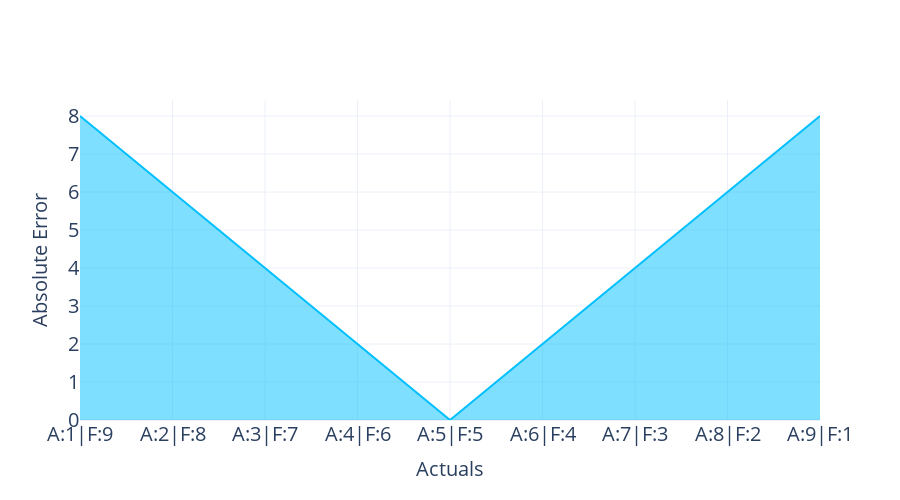
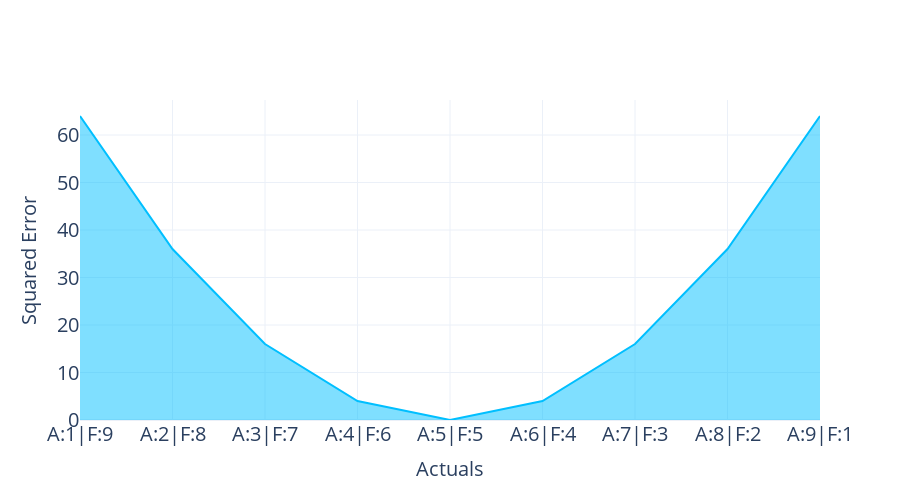
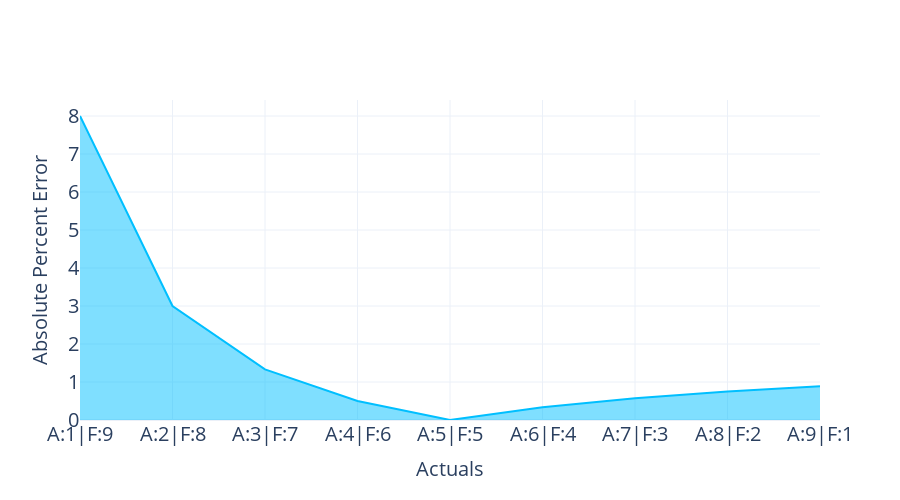
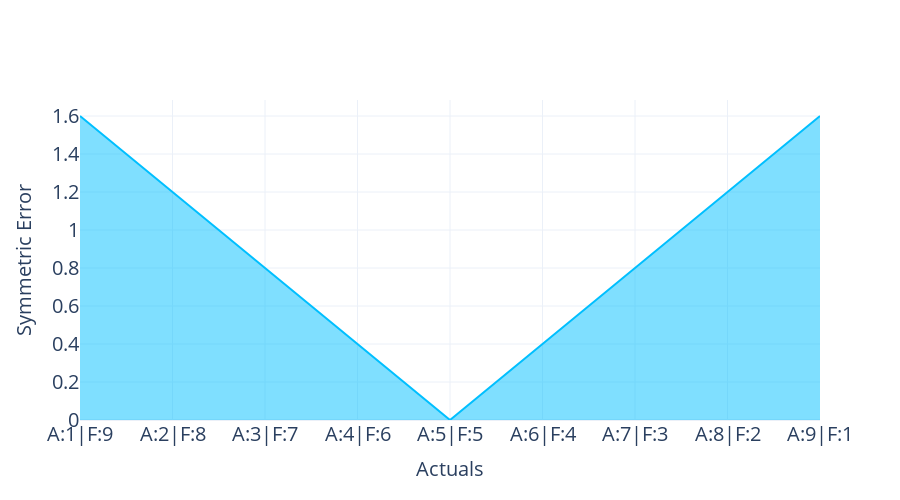

Source (notebook cell) for these figures, in order:
### Code cell
diagonal_df = res_df[(res_df.actuals+res_df.forecast)==10]
for metric in intrinsic_metrics:
    display_metric = metric.replace("_"," ").title()
    fig = px.area(diagonal_df, x="actuals", y=metric, title="<b>"+display_metric+"</b>",template="plotly_white", color_discrete_sequence=["DeepSkyBlue"])
    fig = format_plot(fig, legends=None, xlabel="Actuals", ylabel=display_metric, title="", font_size=20, title_font_size=24)
    fig.update_layout(
        xaxis = dict(
            tickmode = 'array',
            tickvals=[i for i in diagonal_df.actuals],
            ticktext = [f"A:{i}|F:{10-i}" for i in diagonal_df.actuals]
        )
    )
    fig.write_image(f"imgs/chapter_19/{metric}_complementarity.png")

    fig.show()

### Figure 1 — Plotly figure (JSON) as saved in the notebook; plotly's stock layout.template omitted (floating-point values rounded to 4 significant figures)
{"data": [{"fillpattern": {"shape": ""}, "hovertemplate": "actuals=%{x}<br>absolute_error=%{y}<extra></extra>", "legendgroup": "", "line": {"color": "DeepSkyBlue"}, "marker": {"symbol": "circle"}, "mode": "lines", "name": "", "orientation": "v", "showlegend": false, "stackgroup": "1", "type": "scatter", "x": [1, 2, 3, 4, 5, 6, 7, 8, 9], "xaxis": "x", "y": [8, 6, 4, 2, 0, 2, 4, 6, 8], "yaxis": "y"}], "layout": {"autosize": false, "height": 500, "legend": {"font": {"size": 20}, "orientation": "h", "title": {}, "tracegroupgap": 0, "x": 1, "xanchor": "right", "y": 0.9, "yanchor": "bottom"}, "title": {"font": {"size": 24}, "text": "", "x": 0.5, "xanchor": "center", "yanchor": "top"}, "width": 900, "xaxis": {"anchor": "y", "domain": [0, 1], "tickfont": {"size": 20}, "tickmode": "array", "ticktext": ["A:1|F:9", "A:2|F:8", "A:3|F:7", "A:4|F:6", "A:5|F:5", "A:6|F:4", "A:7|F:3", "A:8|F:2", "A:9|F:1"], "tickvals": [1, 2, 3, 4, 5, 6, 7, 8, 9], "title": {"font": {"size": 20}, "text": "Actuals"}}, "yaxis": {"anchor": "x", "domain": [0, 1], "tickfont": {"size": 20}, "title": {"font": {"size": 20}, "text": "Absolute Error"}}}}

### Figure 2 — Plotly figure (JSON) as saved in the notebook; plotly's stock layout.template omitted (floating-point values rounded to 4 significant figures)
{"data": [{"fillpattern": {"shape": ""}, "hovertemplate": "actuals=%{x}<br>squared_error=%{y}<extra></extra>", "legendgroup": "", "line": {"color": "DeepSkyBlue"}, "marker": {"symbol": "circle"}, "mode": "lines", "name": "", "orientation": "v", "showlegend": false, "stackgroup": "1", "type": "scatter", "x": [1, 2, 3, 4, 5, 6, 7, 8, 9], "xaxis": "x", "y": [64, 36, 16, 4, 0, 4, 16, 36, 64], "yaxis": "y"}], "layout": {"autosize": false, "height": 500, "legend": {"font": {"size": 20}, "orientation": "h", "title": {}, "tracegroupgap": 0, "x": 1, "xanchor": "right", "y": 0.9, "yanchor": "bottom"}, "title": {"font": {"size": 24}, "text": "", "x": 0.5, "xanchor": "center", "yanchor": "top"}, "width": 900, "xaxis": {"anchor": "y", "domain": [0, 1], "tickfont": {"size": 20}, "tickmode": "array", "ticktext": ["A:1|F:9", "A:2|F:8", "A:3|F:7", "A:4|F:6", "A:5|F:5", "A:6|F:4", "A:7|F:3", "A:8|F:2", "A:9|F:1"], "tickvals": [1, 2, 3, 4, 5, 6, 7, 8, 9], "title": {"font": {"size": 20}, "text": "Actuals"}}, "yaxis": {"anchor": "x", "domain": [0, 1], "tickfont": {"size": 20}, "title": {"font": {"size": 20}, "text": "Squared Error"}}}}

### Figure 3 — Plotly figure (JSON) as saved in the notebook; plotly's stock layout.template omitted (floating-point values rounded to 4 significant figures)
{"data": [{"fillpattern": {"shape": ""}, "hovertemplate": "actuals=%{x}<br>absolute_percent_error=%{y}<extra></extra>", "legendgroup": "", "line": {"color": "DeepSkyBlue"}, "marker": {"symbol": "circle"}, "mode": "lines", "name": "", "orientation": "v", "showlegend": false, "stackgroup": "1", "type": "scatter", "x": [1, 2, 3, 4, 5, 6, 7, 8, 9], "xaxis": "x", "y": [8, 3, 1.333, 0.5, 0, 0.3333, 0.5714, 0.75, 0.8889], "yaxis": "y"}], "layout": {"autosize": false, "height": 500, "legend": {"font": {"size": 20}, "orientation": "h", "title": {}, "tracegroupgap": 0, "x": 1, "xanchor": "right", "y": 0.9, "yanchor": "bottom"}, "title": {"font": {"size": 24}, "text": "", "x": 0.5, "xanchor": "center", "yanchor": "top"}, "width": 900, "xaxis": {"anchor": "y", "domain": [0, 1], "tickfont": {"size": 20}, "tickmode": "array", "ticktext": ["A:1|F:9", "A:2|F:8", "A:3|F:7", "A:4|F:6", "A:5|F:5", "A:6|F:4", "A:7|F:3", "A:8|F:2", "A:9|F:1"], "tickvals": [1, 2, 3, 4, 5, 6, 7, 8, 9], "title": {"font": {"size": 20}, "text": "Actuals"}}, "yaxis": {"anchor": "x", "domain": [0, 1], "tickfont": {"size": 20}, "title": {"font": {"size": 20}, "text": "Absolute Percent Error"}}}}

### Figure 4 — Plotly figure (JSON) as saved in the notebook; plotly's stock layout.template omitted (floating-point values rounded to 4 significant figures)
{"data": [{"fillpattern": {"shape": ""}, "hovertemplate": "actuals=%{x}<br>symmetric_error=%{y}<extra></extra>", "legendgroup": "", "line": {"color": "DeepSkyBlue"}, "marker": {"symbol": "circle"}, "mode": "lines", "name": "", "orientation": "v", "showlegend": false, "stackgroup": "1", "type": "scatter", "x": [1, 2, 3, 4, 5, 6, 7, 8, 9], "xaxis": "x", "y": [1.6, 1.2, 0.8, 0.4, 0, 0.4, 0.8, 1.2, 1.6], "yaxis": "y"}], "layout": {"autosize": false, "height": 500, "legend": {"font": {"size": 20}, "orientation": "h", "title": {}, "tracegroupgap": 0, "x": 1, "xanchor": "right", "y": 0.9, "yanchor": "bottom"}, "title": {"font": {"size": 24}, "text": "", "x": 0.5, "xanchor": "center", "yanchor": "top"}, "width": 900, "xaxis": {"anchor": "y", "domain": [0, 1], "tickfont": {"size": 20}, "tickmode": "array", "ticktext": ["A:1|F:9", "A:2|F:8", "A:3|F:7", "A:4|F:6", "A:5|F:5", "A:6|F:4", "A:7|F:3", "A:8|F:2", "A:9|F:1"], "tickvals": [1, 2, 3, 4, 5, 6, 7, 8, 9], "title": {"font": {"size": 20}, "text": "Actuals"}}, "yaxis": {"anchor": "x", "domain": [0, 1], "tickfont": {"size": 20}, "title": {"font": {"size": 20}, "text": "Symmetric Error"}}}}
